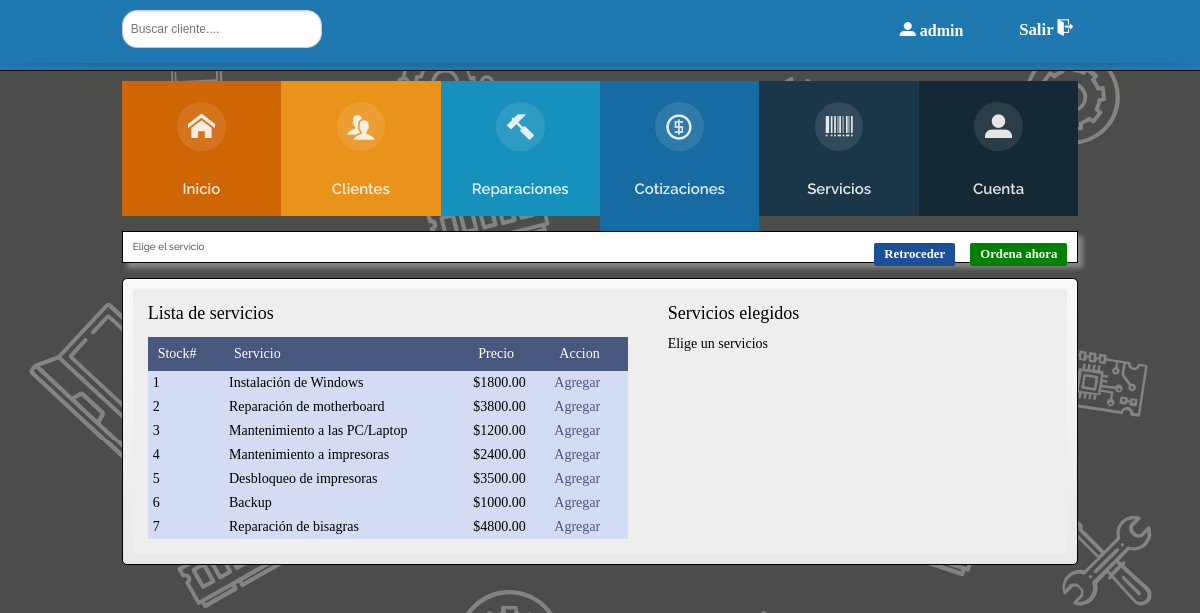
/chooseProducts.php (signed in), run on the app's committed database.
### tables this page shows
CREATE TABLE `staff` (
  `staff_id` int(11) NOT NULL,
  `forename` char(25) NOT NULL,
  `surname` char(25) NOT NULL,
  `username` varchar(11) DEFAULT NULL,
  `password` varchar(32) DEFAULT NULL,
  `email` varchar(128) DEFAULT NULL,
  `town` char(20) DEFAULT NULL,
  `county` char(20) DEFAULT NULL,
  `tel` char(15) NOT NULL
);

CREATE TABLE `stock` (
  `stock_id` int(11) NOT NULL,
  `description` varchar(40) NOT NULL,
  `quantity` int(11) DEFAULT NULL,
  `price` decimal(9,2) NOT NULL
);

### session.php (called while the page is built, shortened)
<?php
	$connection = mysqli_connect("localhost", "root", "", "compsys");
	$user_check = $_SESSION['login_user'];
	$query = "SELECT * FROM staff WHERE username='$user_check'";
	$ses_sql = mysqli_query($connection, $query);
	$row = mysqli_fetch_assoc($ses_sql);
	$login_session = $row['username'];
?>

### products.php (the view, shortened to what this page needs)
<h1>Lista de servicios</h1>
<table>
	<tr>
		<th>Stock#</th>
		<th>Servicio</th>
		<th>Precio</th>
		<th>Accion</th>
	</tr>
	<?php
		$conn= mysqli_connect("localhost", "root", "", "compsys");
		$sql="SELECT * FROM stock ORDER BY stock_id ASC";
		$res = mysqli_query($conn, $sql);
		while ($row=mysqli_fetch_array($res)) {
		?>
		<tr>
			<td><?php echo $row['stock_id'] ?></td>
			<td><?php echo $row['description'] ?></td>
			<td><?php echo '&#36;' .$row['price'] ?></td>
			<td><a href="chooseProducts.php?page=products&action=add&id=<?php echo $row['stock_id'] ?>">Agregar</a></td>
		</tr>
		<?php
		}
	?>
</table>

### chooseProducts.php (shortened to what this page needs)
<?php
	require_once('session.php');
?>
<!DOCTYPE html>
<html ng-app="myApp" ng-app lang="en">
	<head>
		<link rel="stylesheet" href="css/reset.css">
		<link rel="stylesheet" href="css/global.css">
		<link rel="stylesheet" href="css/menu.css" />
		<link href="css/bootstrap.min.css" rel="stylesheet">
	</head>
	<body id="top" style="font-size: 62.5%;">
		<header id="header-wrapper">
			<div id="top-bar" class="clearfix">
				<div id="top-bar-inner">
					<div class="search_form">
						<form action="customer-search.php" method="post">
							<input type="text" name="search_box" id="search_box" placeholder="Buscar cliente....">
						</form>
					</div>
					<div class="topbar-right clearfix">
						<ul class="clearfix">
							<li class="login-user">
								<a title="<?php echo $login_session; ?>" href="#">
									<span class="icon"><i aria-hidden="true" class="icon-user"></i></span>
									<?php echo $login_session; ?>
								</a>
							</li>
						</ul>
						<div class="log-out">
							<p>
								<a href="logout.php" title="Sign out">
									<span>Salir</span>
									<span class="icon">
										<i aria-hidden="true" class="icon-exit"></i>
									</span>
								</a>
							</p>
						</div>
					</div>
				</div>
			</div>
			<div class="full-shadow"></div>
		</header>
		<div class="main clearfix">
			<nav id="menu" class="nav">
				<ul>
					<li>
						<a href="dashboard.php">
							<span class="icon">
								<i aria-hidden="true" class="icon-home"></i>
							</span>
							<span>Inicio</span>
						</a>
					</li>
					<li>
						<a href="cliente.php">
							<span class="icon">
								<i aria-hidden="true" class="icon-users"></i>
							</span>
							<span>Clientes</span>
						</a>
					</li>
					<li>
						<a href="reparaciones.php">
							<span class="icon">
								<i aria-hidden="true" class="icon-hammer"></i>
							</span>
							<span>Reparaciones</span>
						</a>
					</li>
					<li class="active">
						<a href="cotizaciones.php">
							<span class="icon">
								<i aria-hidden="true" class="icon-coin"></i>
							</span>
							<span>Cotizaciones</span>
						</a>
					</li>
					<li>
						<a href="servicios.php">
							<span class="icon">
								<i aria-hidden="true" class="icon-barcode"></i>
							</span>
							<span>Servicios</span>
						</a>
					</li>
					<li>
						<a href="#">
							<span class="icon">
								<i aria-hidden="true" class="icon-user"></i>
							</span>
							<span>Cuenta</span>
						</a>
					</li>
				</ul>
			</nav>
			<div class="bread">
				<div class="submenu">
					<ul>
						<li><a href="cotizaciones.php">Retroceder</a></li>
						<li id="add"><a href="chooseClientForOrder.php">Ordena ahora</a></li>
					</ul>
				</div>
				<h3>Elige el servicio</h3>
			</div>
			<div class="floats">
				<div class=" full-widget">
					<?php require_once('displayProducts.php'); ?>
				</div>
			</div>
		</div>
	</body>
</html>

### css/global.css (style rules this page uses)
html { height: 100%; }
body { background-image: url(../images/fondo.svg); background-color: #4a4d4a; font-family: 'Raleway', 'Lato', Arial, sans-serif; font-size: 1.6em; }
h1, h2, h3, h4, h5, h6 { font-family: 'Raleway', 'Lato', Arial, sans-serif; }
h1 { font-size: 3em; margin: 0 0 15px 0; }
h3 { font-size: 2em; margin: 0 0 15px 0; }
p { font-size: 1.4em; }
#header-wrapper { background: #1F78B0; border-bottom: #000 1px solid; }
#top-bar { border-bottom: #1F78B0 1px solid; min-height: 55px; }
#top-bar-inner { max-width: 97.667em; margin: 0 auto; }
.search_form input[type=text] { border: 1px solid #ccc; margin-top: 10px; margin-left: 10px; border-radius: 15px; box-shadow: inset 0 1px 2px rgba(0,0,0,0.1); width:200px; float: left; min-height: 38px; padding: 4px 20px 4px 8px; font-size: 1.2em; -moz-transition: all .2s linear; -webkit-transition: all .2s linear; transition: all .2s linear; }
.topbar-right { position: relative; float: right; padding: 0 110px 0 0; }
.submenu, .topbar-right ul { float: left; margin: 11px 0; }
.submenu, .topbar-right ul li { float: left; margin: 0 15px 0 0; font-weight: 600; font-size: 1.6em; }
.submenu, .topbar-right ul li a { text-decoration: none; color: #fff; padding-left: 2px; }
.log-out { height: 40px; position: absolute; right: -10px; top: 10px; color: #fff; padding: 10px 0 1px 10px; font-size: 1.4em; font-weight: 600; }
.log-out p { font-size: 1.2em; min-height: 16px; text-align: left; padding: 0 24px 0 0; float: left; }
.log-out p a { color: #fff; text-decoration: none; }
.full-shadow { background: url(../images/full-shadow.png) repeat-x center; height: 7px; }
.login-user { height: 40px; float: left; right: 0; top: 10px; color: #fff; padding: 10px 0 1px 15px; font-size: 1.6em; font-weight: 600; }
*, *:after, *:before { -webkit-box-sizing: border-box; -moz-box-sizing: border-box; box-sizing: border-box; }
.main { width: 100%; margin: 0 auto; padding: 1em; }
.main { max-width: 97.667em; min-height: 40em; }
.bread { margin-top: 0; background-color: #fff; width: 100%; border: 1px solid black; box-shadow: 5px 5px 5px #888888; padding: 10px ; margin-bottom: 15px; }
.bread > h3 { margin-bottom: 0; font-family: 'Raleway', 'Lato', Arial, sans-serif; color: #383837; display: inline-block; }
.full-widget { width: 100%; background:#E9E9E9; background:-moz-linear-gradient(top, #fafafa 0%, #e9e9e9 100%); background:-webkit-gradient(linear, left top, left bottom, color-stop(0%, #fafafa), color-stop(100%, #e9e9e9)); background:-webkit-linear-gradient(top, #fafafa 0%, #e9e9e9 100%); background:-o-linear-gradient(top, #fafafa 0%, #e9e9e9 100%); background:-ms-linear-gradient(top, #fafafa 0%, #e9e9e9 100%); background:linear-gradient(top, #fafafa 0%, #e9e9e9 100%); filter:progid:DXImageTransform.Microsoft.gradient(startColorstr='#FAFAFA', endColorstr='#E9E9E9'); -ms-filter:"progid:DXImageTransform.Microsoft.gradient(startColorstr='#FAFAFA', endColorstr='#E9E9E9')"; float: left; margin:0 20px 10px 0; padding: 10px 10px 10px 10px; border-radius: 5px; border: 1px solid #000; font-size: 1.4em; }
.submenu { position: relative; float: right; }
.submenu ul { float: left; margin: 1px 0; }
.submenu ul li { float: left; margin: 0 15px 0 0; font-weight: 800; font-size: 0.8em; padding: 5px; border-radius: 2px; background: #1c5096; }
.submenu ul li a { text-decoration: none; color: #fff; padding: 5px; }
.submenu li:nth-child(2n+1) { margin-left : 0; }
.submenu li:nth-child(2n) { margin-right : -15px; }
#add { background: green; }

### chooseProducts.php (style rules this page uses)
ul>li, a { cursor: pointer; }

### displayProducts.php (style rules this page uses)
a { color: #48577D; text-decoration: none; }
h1, h2 { margin-bottom: 15px }
h1 { font-size: 18px; }
#main table { width: 480px; }
#main table th { padding: 10px; background-color: #48577D; color: #fff; text-align: left; }
#main table td { padding: 5px; }
#main table tr { background-color: #d3dcf2; }

### data on the page
staff: username "admin"
stock: stock_id "1", description "Instalación de Windows", price "1800.00"
stock: stock_id "2", description "Reparación de motherboard", price "3800.00"
stock: stock_id "3", description "Mantenimiento a las PC/Laptop", price "1200.00"
stock: stock_id "4", description "Mantenimiento a impresoras", price "2400.00"
stock: stock_id "5", description "Desbloqueo de impresoras", price "3500.00"
stock: stock_id "6", description "Backup", price "1000.00"
stock: stock_id "7", description "Reparación de bisagras", price "4800.00"
